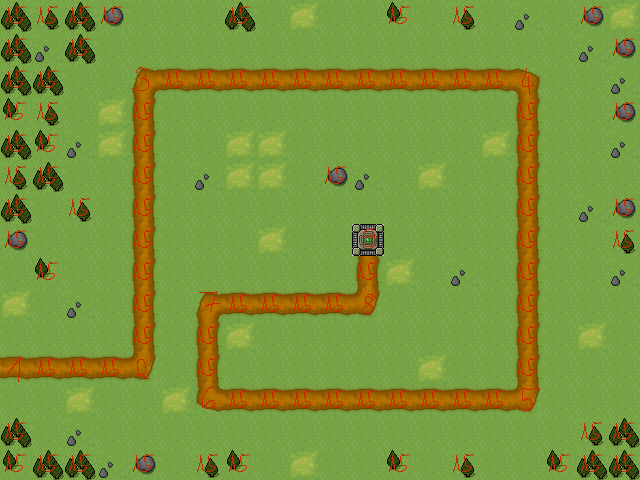

A level layout from a 2D game, rendered from its tile map. Below: a short description, then the map file with tile-grid data replaced by summaries:
An orthogonal 20x15 tile map with 32x32 px tiles, 2 tile layers (map, objects), 2 tilesets.

<map version="1.0" orientation="orthogonal" renderorder="right-down" width="20" height="15" tilewidth="32" tileheight="32" nextobjectid="1">
 <tileset firstgid="1" name="Sprite-Kevin" tilewidth="32" tileheight="32">
  <image source="../images/Sprite-Kevin.png" width="640" height="480" />
 </tileset>
 <tileset firstgid="301" name="Waypoints-Sprite-15-1" tilewidth="32" tileheight="32">
  <image source="../images/Waypoints-Sprite-15-1.png" width="480" height="32" />
 </tileset>
 <layer name="map" width="20" height="15">
  <data>[300 cells, 300 non-empty, 14 distinct tile ids]</data>
 </layer>
 <layer name="objects" width="20" height="15">
  <data>[300 cells, 97 non-empty, 10 distinct tile ids]</data>
 </layer>
</map>
